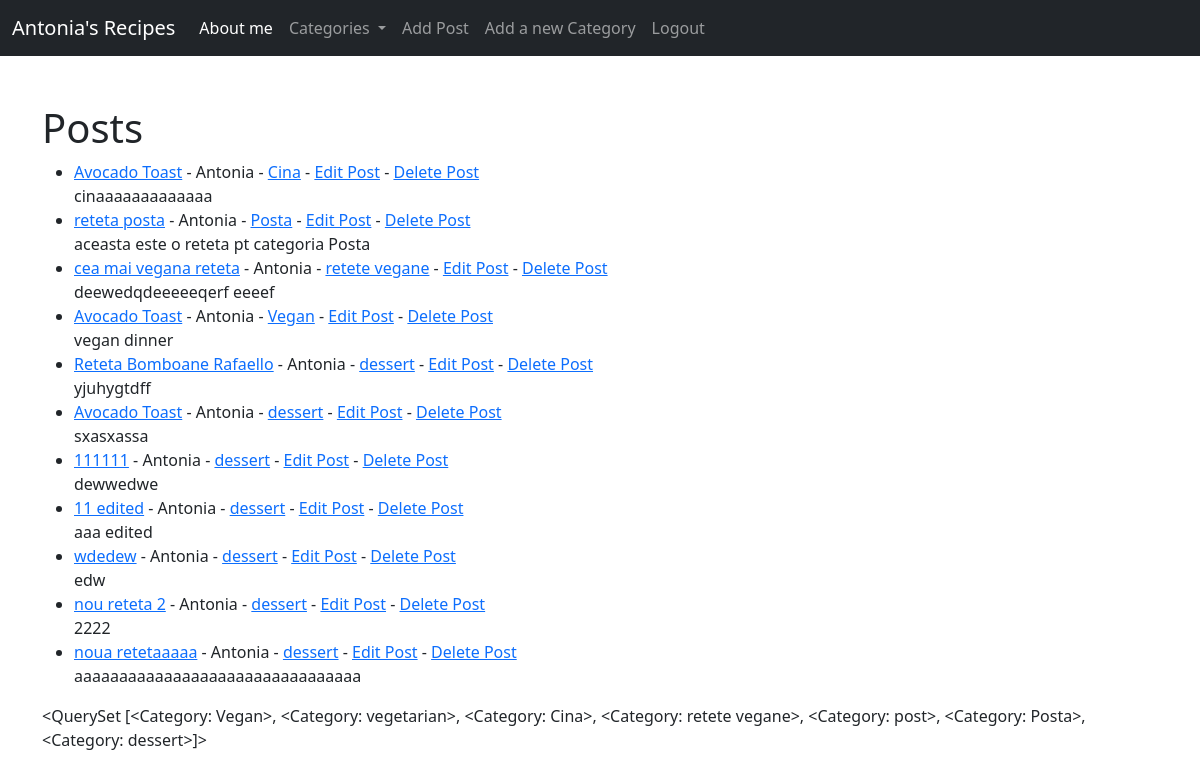
The app's page / (signed in) with its own data.
### core/models.py (models this page shows, shortened)
class Post(models.Model):
    title = models.CharField(max_length=255)
    title_tag = models.CharField(max_length=255, default="Title_tag")
    author = models.ForeignKey(User, on_delete=models.CASCADE)
    body = models.TextField()
    post_date = models.DateField(auto_now_add=True)
    category = models.CharField(max_length=255, default="Desert")

class Category(models.Model):
    name = models.CharField(max_length=255)
    def __str__(self):
        return self.name

### core/views.py (the view)
# urls.py: path('', HomeView.as_view(), name="home"),
class HomeView(ListView):
    model = Post
    template_name = 'home.html'
    ordering = ['-id']
    def get_context_data(self, *args, **kwargs):
        cat_menu = Category.objects.all()
        context = super(HomeView,self).get_context_data(*args, **kwargs)
        context["cat_menu"] = cat_menu
        return context

### core/templates/home.html
{% extends 'base.html' %}
{% block content%}
<h1>Posts</h1>
<ul>
{% for post in object_list %}
    <li><a href="{% url 'post_detail' post.pk %}"> {{ post.title }}</a>
        - {{ post.author.first_name }}
        - <a href="{% url 'category' post.category %}">{{ post.category }}</a>
        {% if user.is_authenticated %}
        - <a href="{% url 'update_post' post.pk %}" >Edit Post</a>
        - <a href="{% url 'delete_post' post.pk %}" >Delete Post</a>
        {% endif %}
        <br>
        {{ post.body|slice:":100"|safe }}</li>
{% endfor %}
</ul>
{% endblock %}

### core/templates/base.html (shortened to what this page needs)
<!doctype html>
<html lang="en">
  <head>
    <link href="https://cdn.jsdelivr.net/npm/bootstrap@5.2.3/dist/css/bootstrap.min.css" rel="stylesheet">
  </head>
  <body>
    <nav class="navbar navbar-expand-lg navbar-dark bg-dark">
      <div class="container-fluid">
        <a class="navbar-brand" href="{% url 'home' %}">Antonia's Recipes</a>
        <div class="collapse navbar-collapse" id="navbarSupportedContent">
          <ul class="navbar-nav me-auto mb-2 mb-lg-0">
            <li class="nav-item">
              <a class="nav-link active" aria-current="page" href="{% url 'home' %}">About me</a>
            </li>
            {% if cat_menu %}
            <li class="nav-item dropdown">
              <a class="nav-link dropdown-toggle" href="#" role="button" data-bs-toggle="dropdown" aria-expanded="false">
                Categories
              </a>
            </li>
            {% else %}
            <li class="nav-item">
                <a class="nav-link" href="{% url 'category-list' %}">Categories</a>
              </li>
            {% endif %}
            {% if user.is_authenticated %}
              <li class="nav-item">
                <a class="nav-link" href="{% url 'add_post' %}">Add Post</a>
              </li>
              <li class="nav-item">
                <a class="nav-link" href="{% url 'add_category' %}">Add a new Category</a>
              </li>
              <li class="nav-item">
                <a class="nav-link" href="{% url 'logout' %}">Logout</a>
              </li>
            {% endif %}
          </ul>
        </div>
      </div>
    </nav>
    <br>
    <br>
    <div class = "container">
    {% block content%}
    {% endblock %}
      {{cat_menu}}
    </div>
  </body>
</html>

### records on screen
Post: title "Avocado Toast", author.first_name "Antonia", category "Cina", body "cinaaaaaaaaaaaaa"
Post: title "reteta posta", author.first_name "Antonia", category "Posta", body "aceasta este o reteta pt categoria Posta"
Post: title "cea mai vegana reteta", author.first_name "Antonia", category "retete vegane", body "deewedqdeeeeeqerf eeeef"
Post: title "Avocado Toast", author.first_name "Antonia", category "Vegan", body "vegan dinner"
Post: title "Reteta Bomboane Rafaello", author.first_name "Antonia", category "dessert", body "yjuhygtdff"
Post: title "Avocado Toast", author.first_name "Antonia", category "dessert", body "sxasxassa"
Post: title "111111", author.first_name "Antonia", category "dessert", body "dewwedwe"
Post: title "11 edited", author.first_name "Antonia", category "dessert", body "aaa edited"
Post: title "wdedew", author.first_name "Antonia", category "dessert", body "edw"
Post: title "nou reteta 2", author.first_name "Antonia", category "dessert", body "2222"
Post: title "noua retetaaaaa", author.first_name "Antonia", category "dessert", body "aaaaaaaaaaaaaaaaaaaaaaaaaaaaaaaa"
Category: name.name "<QuerySet [<Category: Vegan>, <Category: vegetarian>, <Category: Cina>, <Category: retete vegane>, <Category: post>, <Category: Posta>, <Category: dessert>]>"
